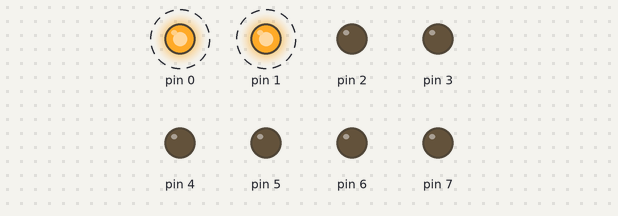
Recording of a sketch running on a simulated Arduino Uno, built with avr-gcc and run on an emulated ATmega328P. Parts: output pins drawn as LEDs (lit = HIGH). Dashed ring = blinking. At 5.0 s the program stops and its outputs stay as they are.

Above: at 0.2 s.
Timing chart, 0 to 3.0 s (numbered marks = the images above):
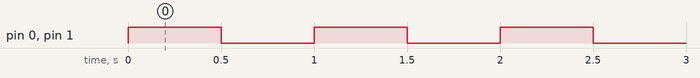

Measured:
- by itself, pin 0, pin 1: alternates HIGH for 0.50 s and LOW for 0.50 s, 10 changes in all, then stays LOW

The sketch:

Exp_8_OBS_1.ino
```cpp
#include <avr/io.h>
#include <util/delay.h>
#define setbit(x,y) (x|=y)
#define clearbit(x,y)(x&=~y)
#define bitn(p) (0x01<<(p))
int main (void)
{
  setbit(DDRD, 0xFF);    //to set bit
  for(int i = 0;i<5;i++) //loop
{
  setbit(PORTD, 0x03);
  _delay_ms(500);
  clearbit(PORTD, 0x03);
  _delay_ms(500);
 }
}
```
